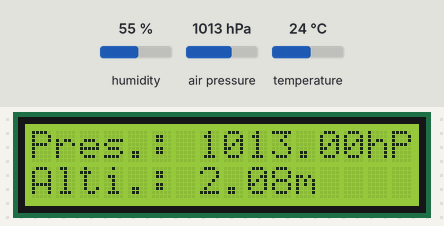
Recording of a sketch running on a simulated Arduino Uno, built with avr-gcc and run on an emulated ATmega328P. On the bench: 16×2 character LCD. The test bench sets the inputs (shaded band); at power-on: air pressure 1013 hPa, humidity 55 %, temperature 24 °C.

Above: at 1.2 s.
1.3 s: air pressure set to 952 hPa
At 6.8 s:
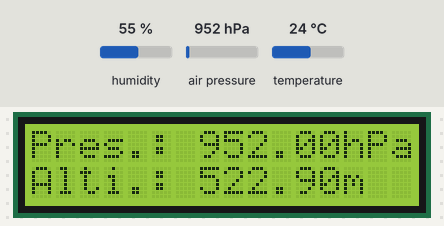
7.5 s: humidity set to 22 %
At 9.5 s:
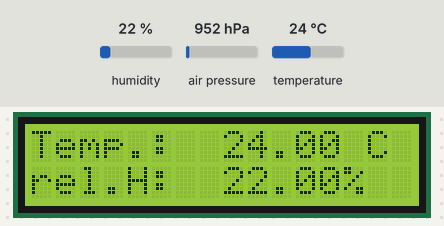
13.6 s: temperature set to 12 °C
At 16.0 s:
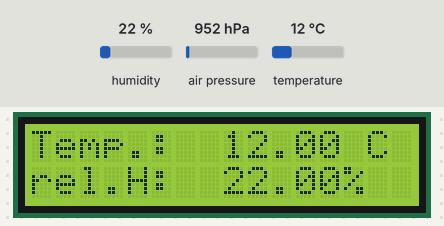
19.6 s: humidity set to 40 %
At 22.5 s:
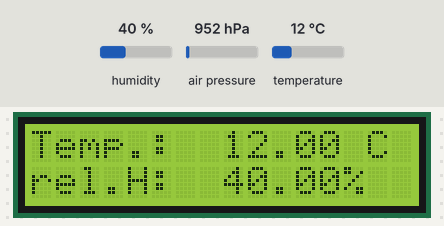
Timing chart, 0 to 24.0 s (numbered marks = the images above; inputs shaded):
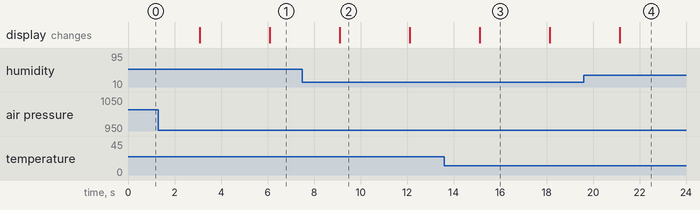

The sketch:

E01-LCD.ino
```cpp
#include <LiquidCrystal.h>
#include <Adafruit_BME280.h>

// I need the sea level pressure for altitude calculation. Using 1013.25hPa.
#define SEA_LEVEL_PRESSURE_HPA (1013.25)

Adafruit_BME280 bme; // The sensor
float temperature = -1., humidity = -1., pressure = -1., altitude = -1.; // The variables for the measurements.
bool even_loop = true; // The display is too small to show all values at once, so I'll show them in an alternating way.
bool sensor_ok; // Stores the result of the sensor connection test.
LiquidCrystal lcd(7,8,9,10,11,12); // Define the LC display and the pins that I'm using

void setup() {
  lcd.begin(16, 2); // Initialize the display to use two lines with 16 characters each.
  sensor_ok = bme.begin(0x76); // Connect to the sensor using I2C

  // Check if I can connect to the sensor
  if (sensor_ok) {
    lcd.setCursor(0, 0); // Set the cursor to the first char of the first line.
    lcd.print("Sensor is ok!");
    lcd.setCursor(0, 1);
    lcd.print("Stand by...");
  } else {
    // ...and give an error message of not.
    lcd.setCursor(0, 0);
    lcd.print("Sensor not found!");
    lcd.setCursor(0, 1);
    lcd.print("Check wiring...");
  }
}

void loop() {
  // If the connection test failed, it makes no sense to do a measurement.
  if (!sensor_ok) {
    delay(3000);
    return;
  }

  // Toggle the loop indicator
  even_loop = !even_loop;
  // Read data from the sensor
  temperature = bme.readTemperature();
  humidity = bme.readHumidity();
  pressure = bme.readPressure() / 100.0F;
  altitude = bme.readAltitude(SEA_LEVEL_PRESSURE_HPA);

  // Check if any reads failed and print an error if so.
  if (isnan(humidity) || isnan(temperature) || isnan(pressure) || isnan(altitude)) {
    lcd.setCursor(0, 0);
    lcd.print("Reading failed!");
    lcd.setCursor(0, 1);
    lcd.print("Retrying...");
    delay(3000);
    return;
  }

  if (even_loop) { // Print temperature and humidity on an even loop
    lcd.setCursor(0, 0);
    lcd.print("Temp.:  ");
    lcd.print(temperature);
    lcd.print(" C ");
    lcd.setCursor(0, 1);
    lcd.print("rel.H:  ");
    lcd.print(humidity);
    lcd.print("%  ");
  } else { // Print pressure and altitude on an odd loop
    lcd.setCursor(0, 0);
    lcd.print("Pres.: ");
    lcd.print(pressure);
    lcd.print("hPa");
    lcd.setCursor(0, 1);
    lcd.print("Alti.: ");
    lcd.print(altitude);
    lcd.print("m ");
  }
  delay(3000); // wait for 3s before restarting the loop
}
```

Measured:
- after the input at 1.3 s, the display: first differs from a run without the input after 4.8 s (image 1)
- after the input at 7.5 s, the display: changes after 1.6 s (image 2)
- after the input at 13.6 s, the display: changes after 1.5 s (image 3)
- after the input at 19.6 s, the display: changes after 1.5 s (image 4)
- what the display in image 2 shows lasts 3.0 s, from 9.1 s to 12.1 s
